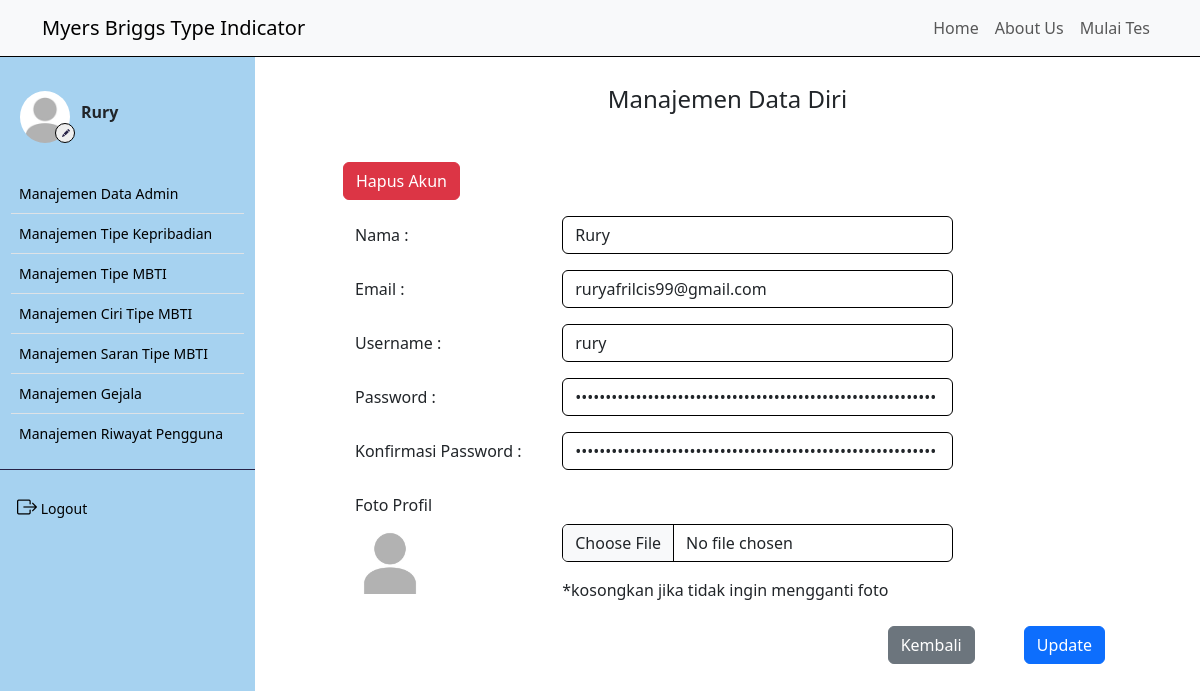
/profil/index.php (signed in), run on the app's committed database.
### tables this page shows
CREATE TABLE `user` (
  `iduser` int(11) NOT NULL,
  `nama` varchar(50) NOT NULL,
  `username` varchar(50) NOT NULL,
  `password` varchar(100) NOT NULL,
  `email` varchar(50) NOT NULL,
  `foto` varchar(50) NOT NULL
);

### controller/main.php (called while the page is built, shortened)
<?php
$conn = mysqli_connect("localhost", "root", "", "mbti");
function query($query)
{
    global $conn;
    $result = mysqli_query($conn, $query);
    $rows = [];
    while ($row = mysqli_fetch_assoc($result)) {
        $rows[] = $row;
    }
    return $rows;
}
function dekripsi($kata)
{
    $string = base64_decode($kata);
    $key = substr($string, 0, 44);
    $enkripsi = substr($string, 44);
    $hasil = openssl_decrypt($enkripsi, 'AES-256-CBC', $key, 0, substr($key, 0, 16));
    return $hasil;
}
?>

### profil/index.php (the view, shortened to what this page needs)
<?php
$current_page = $_SERVER['REQUEST_URI'];
?>
<!DOCTYPE html>
<html lang="en">
<head>
    <link href="https://cdn.jsdelivr.net/npm/bootstrap@5.3.2/dist/css/bootstrap.min.css" rel="stylesheet"
 />
    <link rel="stylesheet" href="https://cdn.jsdelivr.net/npm/bootstrap-icons@1.9.1/font/bootstrap-icons.css" />
    <link rel="stylesheet" href="https://cdn.datatables.net/1.13.4/css/jquery.dataTables.min.css">
    <link rel="stylesheet" href="../style.css">
</head>
<body>
    <div class="content">
        <?php
        require_once('../navbar/navbar_inside.php');
        ?>
        <div class="main-container m-0">
            <div class="d-flex">
                <?php
                require_once('../navbar/sidebar_inside.php');
                ?>
                <div class="contents" style="margin: 75px 0; padding: 10px 40px;">
                    <h4 class="text-center">Manajemen Data Diri</h4>
                    <form method="post" action="" enctype="multipart/form-data">
                        <div class="ms-5 mt-5">
                            <a class="btn btn-danger" id="delete" onclick="confirmDelete(<?= $user['iduser']; ?>)">
                                Hapus Akun
                            </a>
                        </div>
                        <div class="mb-3 mt-3 row ms-5">
                            <label for="inputName" class="col-sm-3 me-0 col-form-label">Nama :</label>
                            <div class="col-sm-6">
                                <input type="text" class="form-control" style="border: 1px solid black;" id="inputName"
                                    name="nama" value="<?= $user['nama']; ?>">
                            </div>
                        </div>
                        <div class="mb-3 mt-2 row ms-5">
                            <label for="inputEmail" class="col-sm-3 me-0 col-form-label">Email :</label>
                            <div class="col-sm-6">
                                <input type="email" class="form-control" style="border: 1px solid black;"
                                    id="inputEmail" name="email" value="<?= $user['email']; ?>">
                            </div>
                        </div>
                        <div class="mb-3 mt-2 row ms-5">
                            <label for="inputUsername" class="col-sm-3 me-0 col-form-label">Username :</label>
                            <div class="col-sm-6">
                                <input type="text" class="form-control" style="border: 1px solid black;"
                                    id="inputUsername" name="username" value="<?= $user['username']; ?>">
                            </div>
                        </div>
                        <div class="mb-3 mt-2 row ms-5">
                            <label for="inputPassword" class="col-sm-3 me-0 col-form-label">Password :</label>
                            <div class="col-sm-6">
                                <input type="password" class="form-control" style="border: 1px solid black;"
                                    id="inputPassword" name="password" value="<?= $user['password']; ?>">
                            </div>
                        </div>
                        <div class="mb-3 mt-2 row ms-5">
                            <label for="inputKPassword" class="col-sm-3 me-0 col-form-label">Konfirmasi Password
                                :</label>
                            <div class="col-sm-6">
                                <input type="password" class="form-control" style="border: 1px solid black;"
                                    id="inputKPassword" name="password2" value="<?= $user['password']; ?>">
                            </div>
                        </div>
                        <div class="mb-4 mt-2 row ms-5">
                            <label for="profil" class="col-form-label">Foto Profil</label>
                            <div class="col-sm-3">
                                <img src="../image/<?= $user['foto']; ?>" class="img-preview" style="width: 70px;">
                            </div>
                            <div class="col-sm-6">
                                <div class="input-group mb-3">
                                    <input type="file" class="form-control" style="border: 1px solid black;" id="profil"
                                        name="foto" onchange="previewImg()">
                                </div>
                                <label for="foto" class="foto">*kosongkan jika tidak ingin mengganti foto</label>
                            </div>
                        </div>
                        <div class="row justify-content-end">
                            <div class="col-sm-2 me-0">
                                <a href="../index.php" class="btn btn-secondary">Kembali
                                </a>
                            </div>
                            <div class="col-sm-2 ms-0 p-0">
                                <button type="submit" class="btn btn-primary" name="submit">Update</button>
                            </div>
                        </div>
                    </form>
                </div>
            </div>
        </div>
</body>
</html>

### navbar/sidebar_inside.php (shortened to what this page needs)
<?php
require_once '../controller/main.php';
$id_user = dekripsi($_COOKIE['SPmbti']);
$user = query("SELECT * FROM user WHERE iduser = $id_user")[0];
$sidebar_links = array(
    '/mbti/admin/data_admin.php' => 'Manajemen Data Admin',
    '/mbti/tipe_kepribadian/index.php' => 'Manajemen Tipe Kepribadian',
    '/mbti/tipe_mbti/index.php' => 'Manajemen Tipe MBTI',
    '/mbti/ciri-ciri/index.php' => 'Manajemen Ciri Tipe MBTI',
    '/mbti/saran/index.php' => 'Manajemen Saran Tipe MBTI',
    '/mbti/gejala/index.php' => 'Manajemen Gejala',
    '/mbti/riwayat/index.php' => 'Manajemen Riwayat Pengguna'
);
?>
<div class="sidebar" id="side_nav">
    <div class="content-side">
        <div class="profil pt-4">
            <div class="row d-flex align-items-center">
                <div class="col-sm-4 me-0">
                    <img src="../image/<?= $user['foto']; ?>" class="rounded-circle" alt="profil">
                    <a href="profil">
                        <button class="rounded-circle"><i class="bi bi-pencil-fill"></i></button>
                    </a>
                </div>
                <div class="col-sm-8 p-0 m-0">
                    <h6 class="fw-bold">
                        <?= $user['nama']; ?>
                    </h6>
                </div>
            </div>
        </div>
        <div class="">
            <ul class="list-group list-group-flush pt-4 fw-medium">
                <?php foreach ($sidebar_links as $link => $text): ?>
                    <li class="list-group-item">
                        <a href="<?= $link ?>" class="text-decoration-none d-block" <?php if ($current_page === $link)
                              echo 'style="color:mediumblue;"'; ?>>
                            <span>
                                <?= $text ?>
                            </span>
                        </a>
                    </li>
                <?php endforeach; ?>
            </ul>
        </div>
        <hr class="hr-color">
        <ul class="list-unstyled fw-medium pb-5">
            <li>
                <a class="text-decoration-none btn" id="logout" onclick="confirmLogout();">
                    <i class="bi bi-box-arrow-right fs-5"></i>
                    <span>Logout</span>
                </a>
            </li>
        </ul>
    </div>
</div>

### style.css (style rules this page uses)
.content, .contents { min-height: 100vh; width: 100%; }
.sidebar { background: #7ebeeab0; min-width: 255px; max-width: 255px; transition: all ease-in 0.3s; min-height: 100vh; }
hr.hr-color { color: #272247; opacity: 1; }
.sidebar ul { padding: 0 11px; }
.sidebar li a { color: black; padding: 5px; font-size: 14px; margin-left: 0; }
.sidebar .list-group-item { padding: 4px 3px; }
.sidebar .list-group-item { background-color: transparent; }
.content-side { position: fixed; margin-top: 60px; width: 255px; }
.sidebar .profil img { width: 50px; height: 66px; margin-left:20px; padding: 7px 0; display: block; transition: all ease-in 0.3s; object-fit: cover; }
.sidebar .profil button { border: 1px solid black; position: absolute; margin-top: -27px; margin-left: 55px; width: 20px; height: 20px; }
.sidebar .profil button i { font-size: 8px; color: #272247; margin-top: -6px; margin-left: -3px; position: absolute; }

### data on the page
user: foto (placeholder picture), nama "Rury", email "ruryafrilcis99@gmail.com", username "rury"

### other printed values
$text "Manajemen Data Admin"
$text "Manajemen Tipe Kepribadian"
$text "Manajemen Tipe MBTI"
$text "Manajemen Ciri Tipe MBTI"
$text "Manajemen Saran Tipe MBTI"
$text "Manajemen Gejala"
$text "Manajemen Riwayat Pengguna"
